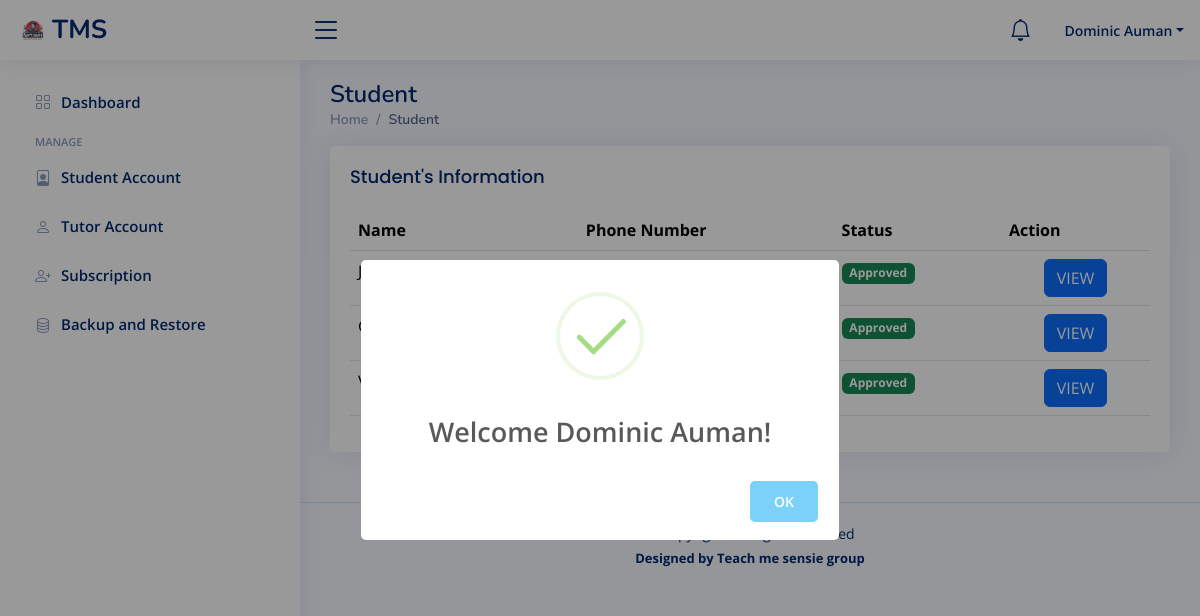
/admin/student.php (signed in), run on an earlier commit of the app's database.
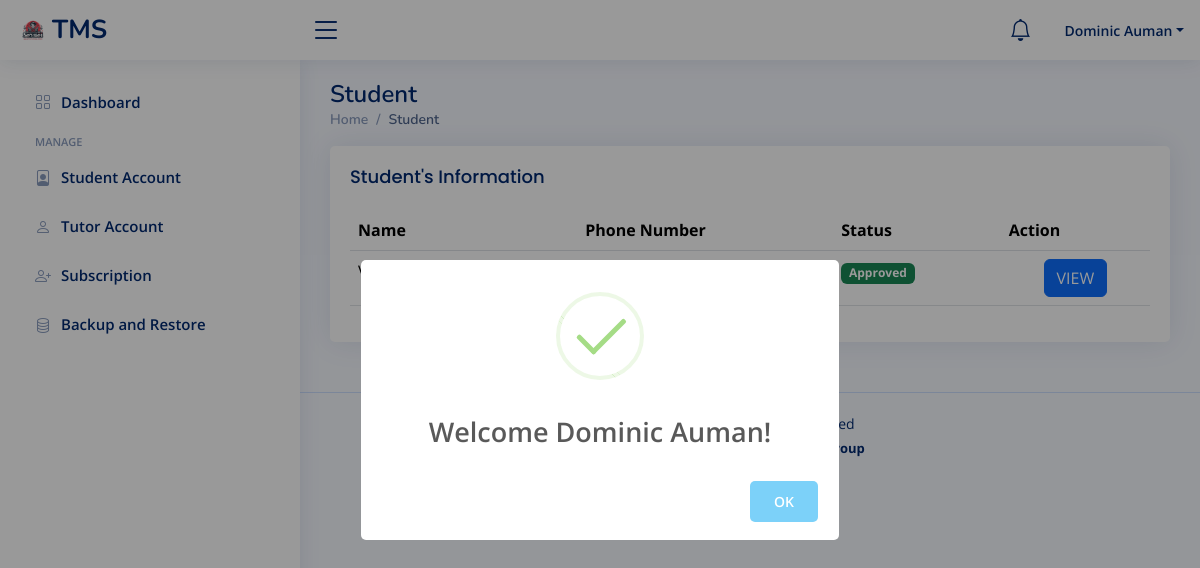
And on a later commit of the database.
### tables this page shows
CREATE TABLE `student` (
  `user_id` int(11) NOT NULL AUTO_INCREMENT,
  `email` varchar(255) NOT NULL,
  `password` varchar(255) NOT NULL,
  `firstname` varchar(255) NOT NULL,
  `middlename` varchar(255) NOT NULL,
  `lastname` varchar(255) NOT NULL,
  `suffix` varchar(255) NOT NULL,
  `phone_number` varchar(255) NOT NULL,
  `gender` varchar(255) NOT NULL,
  `barangay` varchar(255) NOT NULL,
  `municipality` varchar(255) NOT NULL,
  `zipcode` varchar(255) NOT NULL,
  `gradelevel` varchar(255) NOT NULL,
  `school` varchar(255) NOT NULL,
  `id_picture` longblob NOT NULL,
  `profilepicture` longblob NOT NULL,
  `user_status` varchar(255) NOT NULL DEFAULT 'Pending',
  `otp` varchar(255) DEFAULT NULL,
  `timestamp` timestamp NOT NULL DEFAULT current_timestamp() ON UPDATE current_timestamp(),
  PRIMARY KEY (`user_id`)
);

### admin/student.php (the view, shortened to what this page needs)
<?php
 include("./include/header.php");
 include("./include/topbar.php");
 include("./include/sidebar.php");
?>
<div class="pagetitle">
      <h1>Student</h1>
      <nav>
        <ol class="breadcrumb">
          <li class="breadcrumb-item"><a href="index.php">Home</a></li>
          <li class="breadcrumb-item active">Student</li>
        </ol>
      </nav>
    </div>
    <section class="section">
      <div class="row">
        <div class="col-lg-12">
          <div class="card">
            <div class="card-body">
              <h5 class="card-title">Student's Information</h5>
              <table class="table datatable">
                <thead>
                  <tr>
                    <th scope="col">Name</th>
                    <th scope="col">Phone Number</th>
                    <th scope="col">Status</th>
                    <th scope="col">Action</th>
                  </tr>
                </thead>
                <tbody>
                        <?php
                        $query = "SELECT
                        student.*
                      FROM
                        student
                      ORDER BY
                        student.`timestamp` DESC";
                        $query_run = mysqli_query($con, $query);
                        if (mysqli_num_rows($query_run) > 0) {
                            foreach ($query_run as $row) {
                        ?>
                                <tr>
                                    <td><?= $row['firstname']; ?> <?= $row['lastname']; ?></td>
                                    <td><?= $row['phone_number']; ?></td>
                                    <?php
                  $status = $row['user_status'];
                  $badge_class = '';
                  switch ($status) {
                      case 'Approved':
                          $badge_class = 'bg-success';
                          break;
                  }
                  ?>
                  <td><span class="badge <?= $badge_class; ?>"><?= $status; ?></span></td>
                                    <td class="text-center">
                                    <a type="button" class="btn btn-primary" href="student_view.php?id=<?=$row['user_id'];?>">VIEW</a>
                                    </td>
                                </tr>
                        <?php
                            }
                        } else {
                        ?>
                            <tr>
                                <td colspan="4">No Record Found</td>
                            </tr>
                        <?php
                        }
                        ?>
                    </tbody>
              </table>
            </div>
          </div>
        </div>
      </div>
    </section>
<?php
 include("./include/footer.php");
?>

### admin/include/header.php (shortened to what this page needs)
<!DOCTYPE html>
<html lang="en">
<head>
  <link href="assets/vendor/bootstrap/css/bootstrap.min.css" rel="stylesheet">
  <link href="assets/vendor/bootstrap-icons/bootstrap-icons.css" rel="stylesheet">
  <link href="assets/vendor/boxicons/css/boxicons.min.css" rel="stylesheet">
  <link href="assets/vendor/quill/quill.snow.css" rel="stylesheet">
  <link href="assets/vendor/quill/quill.bubble.css" rel="stylesheet">
  <link href="assets/vendor/remixicon/remixicon.css" rel="stylesheet">
  <link href="assets/vendor/simple-datatables/style.css" rel="stylesheet">
  <link href="assets/css/style.css" rel="stylesheet">
</head>
<body>

### admin/include/topbar.php (shortened to what this page needs)
  <header id="header" class="header fixed-top d-flex align-items-center">
    <div class="d-flex align-items-center justify-content-between">
      <a href="index.php" class="logo d-flex align-items-center">
        <img src="assets/img/logopic.png" alt="">
        <span class="d-none d-lg-block">TMS</span>
      </a>
      <i class="bi bi-list toggle-sidebar-btn"></i>
    </div>
    <nav class="header-nav ms-auto">
      <ul class="d-flex align-items-center">
<a class="nav-link nav-icon" href="#" data-bs-toggle="dropdown">
    <i class="bi bi-bell"></i>
</a>
      <?php if(isset($_SESSION['auth_user'])): ?>
        <li class="nav-item dropdown pe-3">
          <a class="nav-link nav-profile d-flex align-items-center pe-0" href="#" data-bs-toggle="dropdown">
            <span class="d-none d-md-block dropdown-toggle ps-2"><?= $_SESSION['auth_user']['user_name']; ?></span>
          </a>
        </li>
      </ul>
    </nav>
    <?php endif; ?>
  </header>

### admin/include/sidebar.php
<aside id="sidebar" class="sidebar">
  <ul class="sidebar-nav" id="sidebar-nav">
    <li class="nav-item">
      <a class="nav-link collapsed" href="index.php">
        <i class="bi bi-grid"></i>
        <span>Dashboard</span>
      </a>
    </li>
    <li class="nav-heading">Manage</li>
    <li class="nav-item">
      <a class="nav-link collapsed" href="student.php">
      <i class="bi bi-file-person"></i>
        <span>Student Account</span>
      </a>
    </li>
    <li class="nav-item">
      <a class="nav-link collapsed" href="teacher.php">
      <i class="bi bi-person"></i>
        <span>Tutor Account</span>
      </a>
    </li>
    <li class="nav-item">
      <a class="nav-link collapsed" href="subscription.php">
      <i class="bi bi-person-plus"></i>
        <span>Subscription</span>
      </a>
    </li>
    <li class="nav-item">
      <a class="nav-link collapsed" href="back_restore.php">
      <i class="bi bi-database"></i>
        <span>Backup and Restore</span>
      </a>
    </li>
  </ul>
</aside>
<main id="main" class="main">

### admin/include/footer.php (shortened to what this page needs)
</main>
<footer id="footer" class="footer">
  <div class="copyright">
  </div>
  <div class="credits">
   <span><strong> Designed by Teach me sensie group</strong></span>
  </div>
</footer>
</body>
</html>

### admin/assets/css/style.css (style rules this page uses)
:root { scroll-behavior: smooth; }
body { font-family: "Open Sans", sans-serif; background: #f6f9ff; color: #444444; }
a { color: #4154f1; text-decoration: none; }
h1, h2, h3, h4, h5, h6 { font-family: "Nunito", sans-serif; }
#main { margin-top: 60px; padding: 20px 30px; transition: all 0.3s; }
.pagetitle { margin-bottom: 10px; }
.pagetitle h1 { font-size: 24px; margin-bottom: 0; font-weight: 600; color: #012970; }
.card { margin-bottom: 30px; border: none; border-radius: 5px; box-shadow: 0px 0 30px rgba(1, 41, 112, 0.1); }
.card-title { padding: 20px 0 15px 0; font-size: 18px; font-weight: 500; color: #012970; font-family: "Poppins", sans-serif; }
.card-body { padding: 0 20px 20px 20px; }
.breadcrumb { font-size: 14px; font-family: "Nunito", sans-serif; color: #899bbd; font-weight: 600; }
.breadcrumb a { color: #899bbd; transition: 0.3s; }
.breadcrumb .breadcrumb-item::before { color: #899bbd; }
.breadcrumb .active { color: #51678f; font-weight: 600; }
.logo { line-height: 1; }
@media (min-width: 1200px) { .logo { width: 280px; } }
.logo img { max-height: 26px; margin-right: 6px; }
.logo span { font-size: 26px; font-weight: 700; color: #012970; font-family: "Nunito", sans-serif; }
.header { transition: all 0.5s; z-index: 997; height: 60px; box-shadow: 0px 2px 20px rgba(1, 41, 112, 0.1); background-color: #fff; padding-left: 20px; }
.header .toggle-sidebar-btn { font-size: 32px; padding-left: 10px; cursor: pointer; color: #012970; }
.header-nav ul { list-style: none; }
.header-nav>ul { margin: 0; padding: 0; }
.header-nav .nav-icon { font-size: 22px; color: #012970; margin-right: 25px; position: relative; }
.header-nav .nav-profile { color: #012970; }
.header-nav .nav-profile span { font-size: 14px; font-weight: 600; }
.sidebar { position: fixed; top: 60px; left: 0; bottom: 0; width: 300px; z-index: 996; transition: all 0.3s; padding: 20px; overflow-y: auto; scrollbar-width: thin; scrollbar-color: #aab7cf transparent; box-shadow: 0px 0px 20px rgba(1, 41, 112, 0.1); background-color: #fff; }
@media (min-width: 1200px) { #main, #footer { margin-left: 300px; } }
.sidebar-nav { padding: 0; margin: 0; list-style: none; }
.sidebar-nav li { padding: 0; margin: 0; list-style: none; }
.sidebar-nav .nav-item { margin-bottom: 5px; }
.sidebar-nav .nav-heading { font-size: 11px; text-transform: uppercase; color: #899bbd; font-weight: 600; margin: 10px 0 5px 15px; }
.sidebar-nav .nav-link { display: flex; align-items: center; font-size: 15px; font-weight: 600; color: #4154f1; transition: 0.3; background: #f6f9ff; padding: 10px 15px; border-radius: 4px; }
.sidebar-nav .nav-link i { font-size: 16px; margin-right: 10px; color: #4154f1; }
.sidebar-nav .nav-link.collapsed { color: #012970; background: #fff; }
.sidebar-nav .nav-link.collapsed i { color: #899bbd; }
.footer { padding: 20px 0; font-size: 14px; transition: all 0.3s; border-top: 1px solid #cddfff; }
.footer .copyright { text-align: center; color: #012970; }
.footer .credits { padding-top: 5px; text-align: center; font-size: 13px; color: #012970; }

What changed in the data, as far as the page shows it:
removed student: user_status "Approved"
removed student: user_status "Approved"
